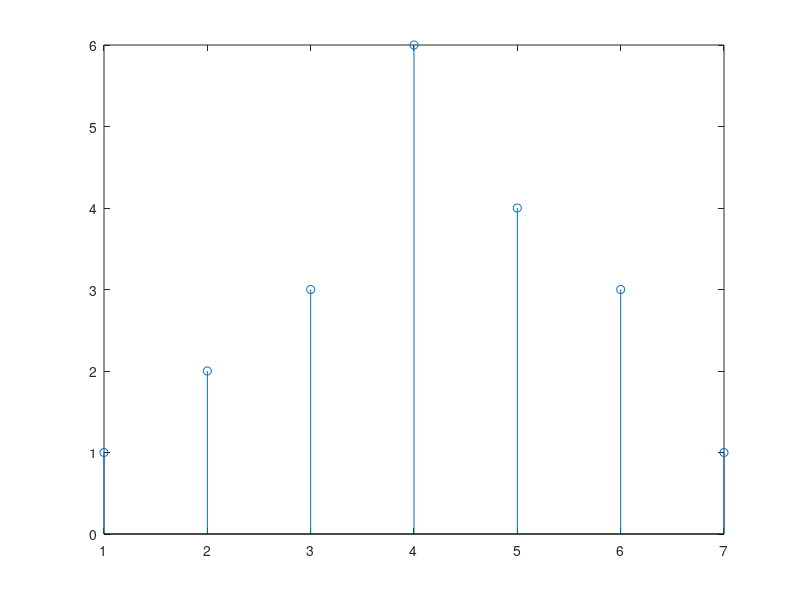

Write the MATLAB code that produced this figure.
clc;
x = [1 0 2 1];
y = [1 1 2 1];
y1 = fliplr(y);
l1 = length(x);
l2 = length(y1);
m = l1 +l2 -1;
X = [x,zeros(1,l2-1)];
Y = [y,zeros(1,l1-1)];
Y1 = [y1,zeros(1,l1-1)];
for i=1:m
    A(i) = 0;
    for j=1:l1
        if(i-j+1>0)
            A(i) = A(i) + (X(j)*Y1(i-j+1));
        else
        end
    end
end
n = 1:m;
stem(n,A);